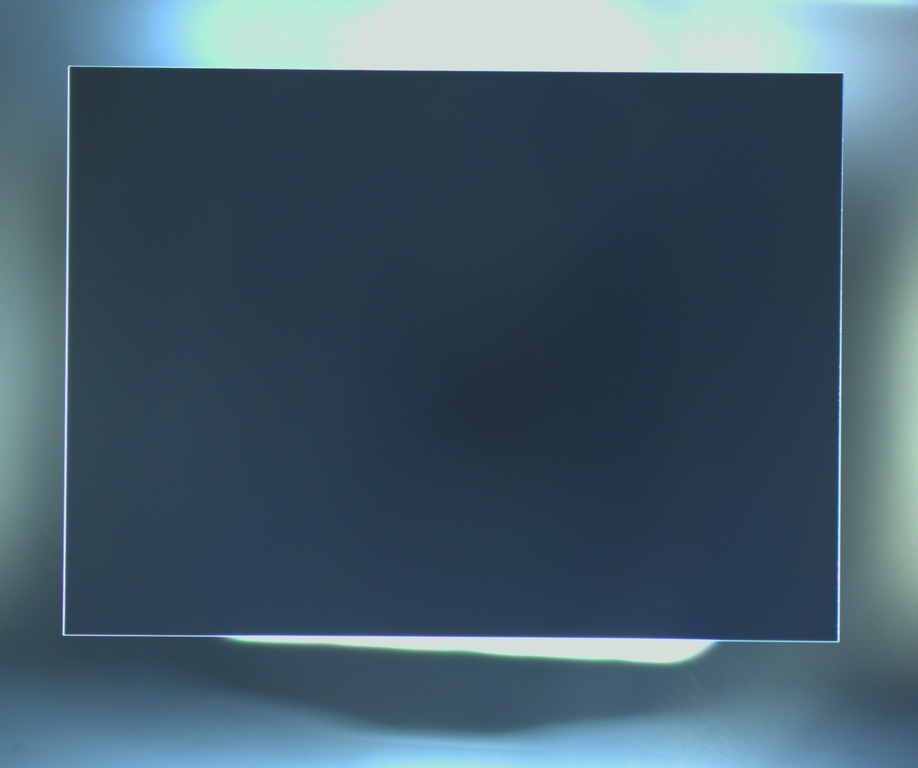
#> input picture images/Image-1.jpg, 918 x 768 px, shrunk from 2448 x 2048 before the run; its folder holds only this picture in this run
$ python simple_detect.py
#> lines starting #> are read from the running program, lines starting #| are printed output that depends on the picture; after the words box and inside, x2 and y2 are one past the last pixel; in counts of white or black regions, pixels touching at a corner belong together
#> the answer given: images
#> the answer given: 1
### src/defect_detector.py
"""
Defect Detection Module - SIMPLIFIED & BEGINNER-FRIENDLY VERSION

This file detects defects in microscope images using 4 simple methods.
Each method is explained with lots of comments!

WHAT IT DOES:
1. Finds bright and dark spots (particles and voids)
2. Finds scratches and edges
3. Finds specific particles and voids
4. Finds texture problems

HOW TO USE:
    detector = DefectDetector()
    defects = detector.detect_defects(image)
"""

import cv2
import numpy as np


# ============================================================================
# DEFECT CLASS - Stores information about one defect
# ============================================================================

class Defect:
    """
    A simple container for defect information.

    Like a box that holds:
    - bbox: Where the defect is (x, y, width, height)
    - contour: The exact shape of the defect
    - area: How big it is (in pixels)
    - defect_type: What kind (scratch, void, particle, etc.)
    - confidence: How sure we are (0.0 to 1.0, where 1.0 is 100% sure)
    """
    def __init__(self, bbox, contour, area, defect_type, confidence):
        self.bbox = bbox
        self.contour = contour
        self.area = area
        self.defect_type = defect_type
        self.confidence = confidence


# ============================================================================
# MAIN DETECTOR CLASS
# ============================================================================

class DefectDetector:
    """
    Finds defects in microscope images.

    BEGINNER TIP: This class uses 4 different ways to find defects,
    then combines the results. This is better than using just one method!
    """

    def __init__(self, min_area=10, max_area=50000):
        """
        Set up the detector.

        Parameters:
            min_area: Smallest defect to find (pixels). Smaller = more sensitive
            max_area: Largest defect to find (pixels). Prevents finding whole image!
        """
#> in main, image is the input picture: shape (768, 918, 3); mean B, G, R 106.3, 91.7, 68.4
        # Save the size limits
        self.min_area = min_area
        self.max_area = max_area

        # Image processing settings (you can change these!)
        self.blur_size = 5           # Blur amount (must be odd number)
        self.adaptive_block = 11     # Neighborhood size (must be odd)
        self.adaptive_c = 2          # Threshold adjustment
        self.canny_low = 50          # Edge detection sensitivity (lower)
        self.canny_high = 150        # Edge detection sensitivity (upper)
        self.morph_size = 3          # Cleanup shape size


    def detect_defects(self, image):
        """
        MAIN FUNCTION - Finds all defects in an image.

        Parameters:
            image: Your microscope image (color or grayscale)

        Returns:
            A list of Defect objects

        HOW IT WORKS:
        1. Convert to grayscale (if needed)
        2. Run 4 different detection methods
        3. Combine results
        4. Remove duplicates
        """
        print("  Starting defect detection...")

        # STEP 1: Make sure image is grayscale
        if len(image.shape) == 3:  # If image has 3 channels (BGR color)
            gray = cv2.cvtColor(image, cv2.COLOR_BGR2GRAY)
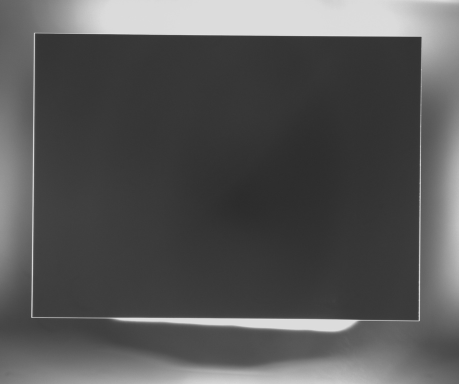
#> gray: shape (768, 918) (shown at 1/2 size); min 43, max 240, mean 86.4
        else:
            gray = image.copy()

        # STEP 2: Run all 4 detection methods
        all_defects = []

        print("    Method 1: Finding bright/dark spots...")
        defects1 = self.find_bright_dark_spots(gray)
        all_defects.extend(defects1)
        print(f"      Found {len(defects1)} defects")

        print("    Method 2: Finding edges and scratches...")
        defects2 = self.find_edges_and_scratches(gray)
        all_defects.extend(defects2)
        print(f"      Found {len(defects2)} defects")

        print("    Method 3: Finding voids and particles...")
        defects3 = self.find_voids_and_particles(gray)
        all_defects.extend(defects3)
        print(f"      Found {len(defects3)} defects")

        print("    Method 4: Finding texture problems...")
        defects4 = self.find_texture_problems(gray)
        all_defects.extend(defects4)
        print(f"      Found {len(defects4)} defects")

        # STEP 3: Remove duplicates
        print("    Removing duplicates...")
        final_defects = self.remove_duplicates(all_defects)
        print(f"  Total unique defects: {len(final_defects)}")

        return final_defects


    # ========================================================================
    # METHOD 1: Find bright and dark spots
    # ========================================================================

    def find_bright_dark_spots(self, gray_image):
        """
        Finds spots that are brighter or darker than their surroundings.

        GOOD FOR: Particles (bright) and voids (dark)

        HOW IT WORKS:
        - Uses "adaptive thresholding" which compares each pixel to nearby pixels
        - Good for images with uneven lighting
        """
        defects = []

        # Remove noise but keep edges sharp (bilateral filter is magic!)
        denoised = cv2.bilateralFilter(gray_image, 9, 75, 75)

        # Adaptive threshold: Compare each pixel to its neighborhood
        thresh = cv2.adaptiveThreshold(
            denoised,
            255,  # Max value
            cv2.ADAPTIVE_THRESH_GAUSSIAN_C,  # Use weighted average
            cv2.THRESH_BINARY_INV,  # Invert (white defects on black)
            self.adaptive_block,  # Neighborhood size
            self.adaptive_c  # Subtract this from threshold
        )
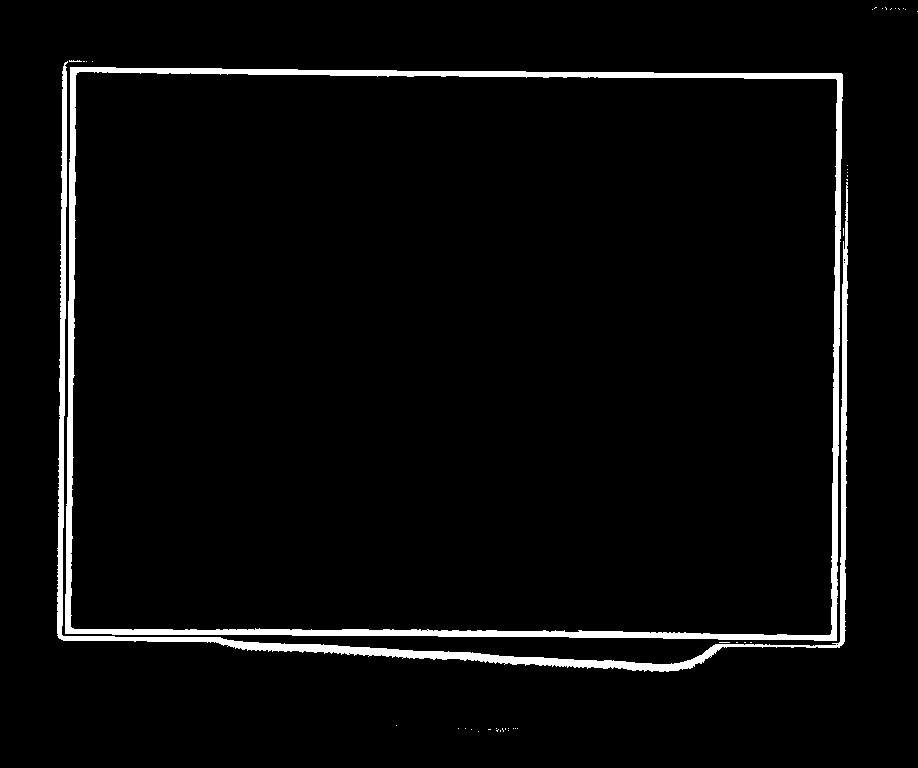
#> thresh: shape (768, 918); 3.7% white; 42 white regions (40 under 20 px), largest, box (x1, y1, x2, y2) and area: (65, 67, 843, 641) 15474, (57, 61, 848, 672) 10225

        # Clean up small noise
        kernel = cv2.getStructuringElement(cv2.MORPH_ELLIPSE, (self.morph_size, self.morph_size))
        cleaned = cv2.morphologyEx(thresh, cv2.MORPH_CLOSE, kernel, iterations=2)  # Fill holes
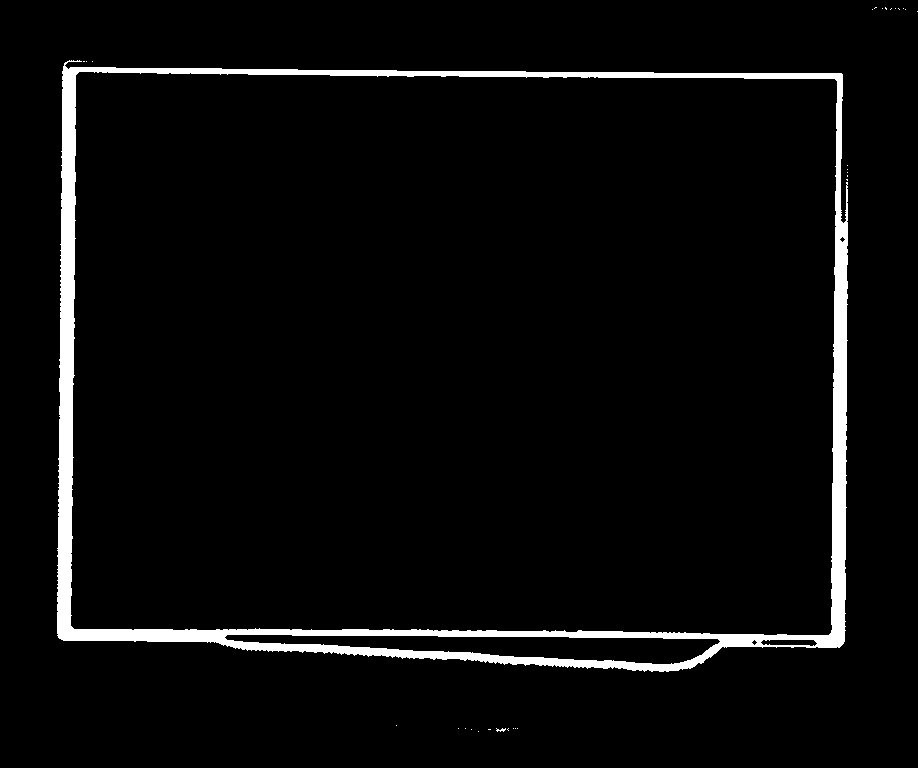
#> cleaned: shape (768, 918); 4.1% white; 30 white regions (28 under 20 px), largest, box (x1, y1, x2, y2) and area: (57, 60, 848, 672) 29076, (496, 728, 506, 732) 22
        cleaned = cv2.morphologyEx(cleaned, cv2.MORPH_OPEN, kernel, iterations=1)  # Remove dots
#> cleaned: shape (768, 918); 4.1% white; 7 white regions (5 under 20 px)

        # Find all the white regions (contours)
        contours, _ = cv2.findContours(cleaned, cv2.RETR_EXTERNAL, cv2.CHAIN_APPROX_SIMPLE)
#> contours = 7 contours, 6 with area under 20; largest, box (x1, y1, x2, y2) and area: (57, 62, 848, 672) 456724
#> (the rest of the program and of its run is left out)
